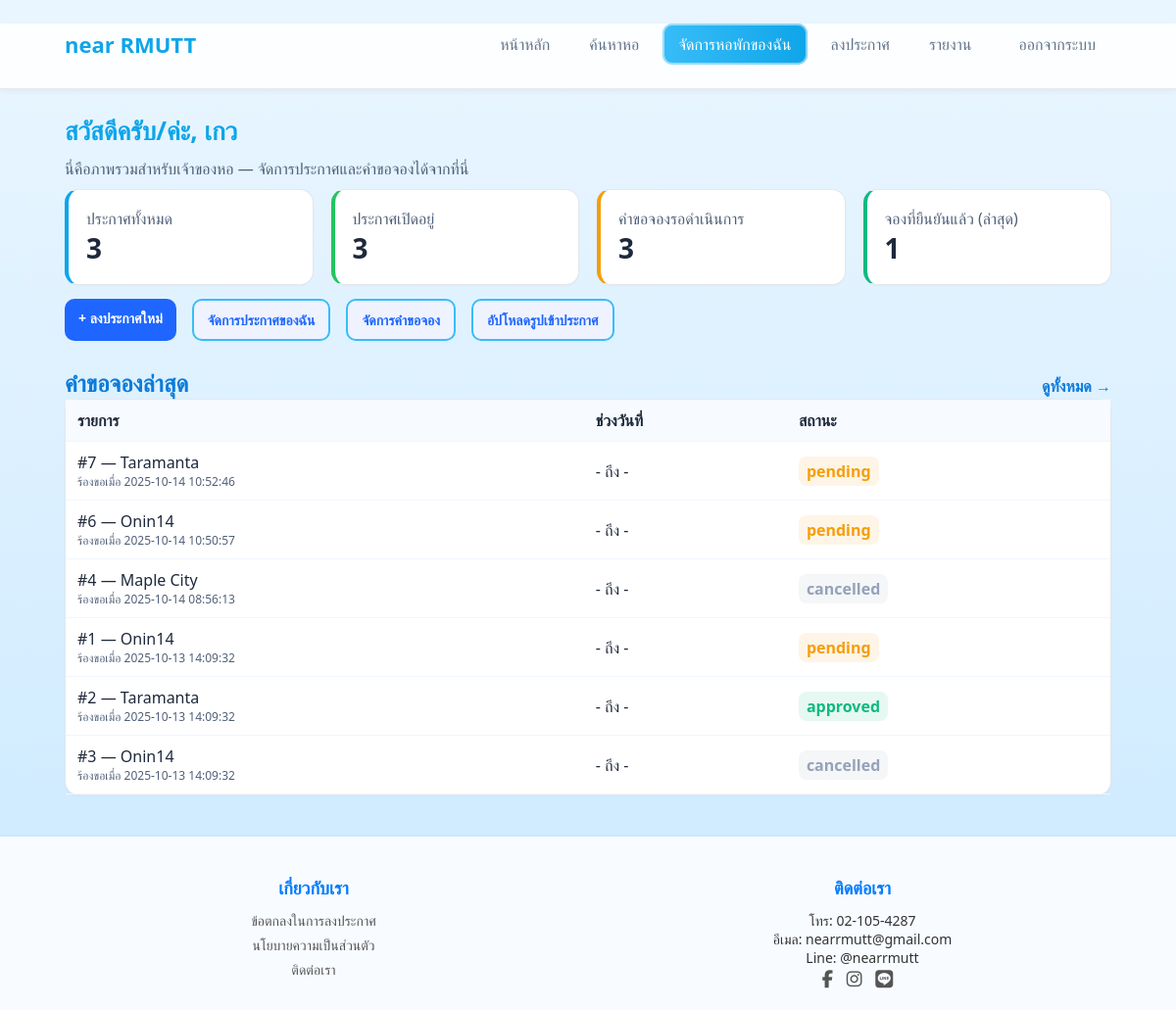
Screenshot of /owner_dashboard.php (signed in) with the database file from the repository.
### tables this page shows
CREATE TABLE `bookings` (
  `id` int(11) NOT NULL,
  `listing_id` int(11) NOT NULL,
  `tenant_id` int(11) NOT NULL,
  `start_date` date NOT NULL,
  `end_date` date NOT NULL,
  `status` enum('pending','approved','rejected','cancelled') DEFAULT 'pending',
  `total_price` decimal(10,2) DEFAULT 0.00,
  `created_at` timestamp NOT NULL DEFAULT current_timestamp()
);

CREATE TABLE `listings` (
  `id` int(11) NOT NULL,
  `owner_id` int(11) NOT NULL,
  `title` varchar(150) NOT NULL,
  `area` varchar(100) DEFAULT NULL,
  `type` varchar(50) DEFAULT NULL,
  `price` decimal(10,2) NOT NULL,
  `description` text DEFAULT NULL,
  `status` enum('active','inactive') DEFAULT 'active',
  `created_at` timestamp NOT NULL DEFAULT current_timestamp(),
  `deposit` decimal(10,2) DEFAULT NULL,
  `electricity_rate` varchar(60) DEFAULT NULL,
  `water_rate` varchar(60) DEFAULT NULL,
  `other_fee` decimal(10,2) DEFAULT NULL,
  `internet` varchar(100) DEFAULT NULL,
  `details_long` mediumtext DEFAULT NULL,
  `contact_phone` varchar(32) DEFAULT NULL,
  `contact_line` varchar(64) DEFAULT NULL,
  `contact_facebook` varchar(255) DEFAULT NULL,
  `contact_email` varchar(255) DEFAULT NULL,
  `map_url` varchar(255) DEFAULT NULL
);

### owner_dashboard.php (the view, shortened to what this page needs)
<?php
include __DIR__.'/header.php';
include __DIR__.'/conn.php';
$owner_id = (int)$_SESSION['user_id'];
$stmt = $mysqli->prepare("SELECT COUNT(*) FROM listings WHERE owner_id = ?");
$stmt->bind_param('i', $owner_id);
$stmt->execute();
$tot_listings = (int)$stmt->get_result()->fetch_row()[0];
$stmt = $mysqli->prepare("SELECT COUNT(*) FROM listings WHERE owner_id = ? AND status = 'active'");
$stmt->bind_param('i', $owner_id);
$stmt->execute();
$active_list = (int)$stmt->get_result()->fetch_row()[0];
$pending_bk  = 0;
$approved_bk = 0;
$recent      = [];
$hasBookings = $mysqli->query("SHOW TABLES LIKE 'bookings'")->num_rows > 0;
if ($hasBookings) {
  $stmt = $mysqli->prepare("
    SELECT COUNT(*)
    FROM bookings b
    JOIN listings l ON l.id = b.listing_id
    WHERE l.owner_id = ? AND b.status = 'pending'
  ");
  $stmt->bind_param('i', $owner_id);
  $stmt->execute();
  $pending_bk = (int)$stmt->get_result()->fetch_row()[0];
  $stmt = $mysqli->prepare("
    SELECT COUNT(*)
    FROM bookings b
    JOIN listings l ON l.id = b.listing_id
    WHERE l.owner_id = ? AND b.status = 'approved'
  ");
  $stmt->bind_param('i', $owner_id);
  $stmt->execute();
  $approved_bk = (int)$stmt->get_result()->fetch_row()[0];
  $stmt = $mysqli->prepare("
    SELECT
      b.id,
      b.created_at,
      b.status,
      l.title,
      NULL AS checkin_date,
      NULL AS checkout_date
    FROM bookings b
    JOIN listings l ON l.id = b.listing_id
    WHERE l.owner_id = ?
    ORDER BY b.created_at DESC
    LIMIT 6
  ");
  $stmt->bind_param('i', $owner_id);
  $stmt->execute();
  $recent = $stmt->get_result()->fetch_all(MYSQLI_ASSOC);
}
?>
<main class="container">
  <h1 class="title">สวัสดีครับ/ค่ะ, <?= htmlspecialchars($_SESSION['name'] ?? '') ?></h1>
  <p class="muted">นี่คือภาพรวมสำหรับเจ้าของหอ — จัดการประกาศและคำขอจองได้จากที่นี่</p>
  <div class="listings-grid" style="grid-template-columns:repeat(4,1fr);">
    <div class="card" style="border-left:4px solid #0ea5e9">
      <div class="muted">ประกาศทั้งหมด</div>
      <div style="font-size:28px;font-weight:800;"><?= (int)$tot_listings ?></div>
    </div>
    <div class="card" style="border-left:4px solid #22c55e">
      <div class="muted">ประกาศเปิดอยู่</div>
      <div style="font-size:28px;font-weight:800;"><?= (int)$active_list ?></div>
    </div>
    <div class="card" style="border-left:4px solid #f59e0b">
      <div class="muted">คำขอจองรอดำเนินการ</div>
      <div style="font-size:28px;font-weight:800;"><?= (int)$pending_bk ?></div>
    </div>
    <div class="card" style="border-left:4px solid #10b981">
      <div class="muted">จองที่ยืนยันแล้ว (ล่าสุด)</div>
      <div style="font-size:28px;font-weight:800;"><?= (int)$approved_bk ?></div>
    </div>
  </div>
  <div class="row v-gap" style="margin-top:14px">
    <a class="btn" href="listing_new.php">+ ลงประกาศใหม่</a>
    <a class="btn ghost" href="owner_listings.php">จัดการประกาศของฉัน</a>
    <a class="btn ghost" href="owner_bookings.php">จัดการคำขอจอง</a>
    <a class="btn ghost" href="upload_images.php">อัปโหลดรูปเข้าประกาศ</a>
  </div>
  <section class="section">
    <div class="section-head">
      <h2>คำขอจองล่าสุด</h2>
      <a class="link" href="owner_bookings.php">ดูทั้งหมด →</a>
    </div>
    <?php if(empty($recent)): ?>
      <div class="card">ยังไม่มีคำขอจอง</div>
    <?php else: ?>
      <div class="card" style="padding:0">
        <table style="width:100%;border-collapse:collapse">
          <thead>
            <tr style="background:#f7fbff">
              <th style="text-align:left;padding:10px 12px;border-bottom:1px solid #eef6ff">รายการ</th>
              <th style="text-align:left;padding:10px 12px;border-bottom:1px solid #eef6ff">ช่วงวันที่</th>
              <th style="text-align:left;padding:10px 12px;border-bottom:1px solid #eef6ff">สถานะ</th>
            </tr>
          </thead>
          <tbody>
            <?php foreach($recent as $r): ?>
              <tr>
                <td style="padding:10px 12px;border-bottom:1px solid #f0f6ff">
                  #<?= (int)$r['id'] ?> — <?= htmlspecialchars($r['title']) ?>
                  <div class="muted" style="font-size:12px">ร้องขอเมื่อ <?= htmlspecialchars($r['created_at']) ?></div>
                </td>
                <td style="padding:10px 12px;border-bottom:1px solid #f0f6ff">
                  <?= htmlspecialchars($r['checkin_date'] ?? '-') ?> ถึง <?= htmlspecialchars($r['checkout_date'] ?? '-') ?>
                </td>
                <td style="padding:10px 12px;border-bottom:1px solid #f0f6ff">
                  <?php
                    $st = $r['status'];
                    $badge = ['pending'=>'#f59e0b','approved'=>'#10b981','rejected'=>'#ef4444'][$st] ?? '#94a3b8';
                  ?>
                  <span style="background:<?= $badge ?>1a;color:<?= $badge ?>;padding:4px 8px;border-radius:8px;font-weight:700">
                    <?= htmlspecialchars($st) ?>
                  </span>
                </td>
              </tr>
            <?php endforeach; ?>
          </tbody>
        </table>
      </div>
    <?php endif; ?>
  </section>
</main>
<?php include __DIR__.'/footer.php'; ?>

### style.css (style rules this page uses)
:root { --bg: #eaf4ff; --card: #ffffff; --text: #1e293b; --muted: #64748b; --primary: #38bdf8; --primary-2: #0ea5e9; --border: rgba(0,0,0,.08); --radius: 14px; --shadow: 0 4px 15px rgba(56,189,248,.2); }
* { box-sizing:border-box; margin:0; padding:0; }
body { font-family: 'Segoe UI', Poppins, sans-serif; background: linear-gradient(180deg, #eaf6ff 0%, #cbe9ff 100%); color: var(--text); min-height: 100vh; }
.container { max-width:1000px; margin-inline:auto; padding:24px; }
.row { display:flex; gap:12px; }
.v-gap { gap:16px; }
.card { background:var(--card); border:1px solid var(--border); border-radius:var(--radius); padding:18px; box-shadow:var(--shadow); }
.btn { background:linear-gradient(180deg,var(--primary),var(--primary-2)); color:#fff; border:0; border-radius:12px; padding:10px 18px; font-weight:600; cursor:pointer; transition:.25s; text-decoration:none; display:inline-flex; align-items:center; justify-content:center; }
.btn.ghost { background:transparent; color:var(--primary-2); border:2px solid var(--primary); }
.title { font-size:26px; color:var(--primary-2); margin-bottom:10px; }
.muted { color:var(--muted); }
.btn { background: linear-gradient(135deg, #00aaff, #0088ff); color: white; border: none; border-radius: 8px; padding: 6px 14px; font-size: 14px; cursor: pointer; transition: background 0.3s, transform 0.2s; display: inline-block; font-weight: 600; }
.section { margin:26px 0; }
.section-head { display:flex; align-items:baseline; gap:12px; justify-content:space-between; }
.section-head h2 { margin:0; color:#0b7bdb; }
.link { color:#0b7bdb; text-decoration:none; font-weight:700; }
.listings-grid { display:grid; grid-template-columns:repeat(3, minmax(0,1fr)); gap:18px; margin-top:10px; }
.container { max-width:1100px; margin:24px auto; padding:0 16px; }
.card { background:#fff; border:1px solid #e5e7eb; border-radius:14px; box-shadow:0 1px 2px rgba(0,0,0,.03); }
.btn { display:inline-block; padding:10px 14px; border-radius:10px; background:#1e66ff; color:#fff; text-decoration:none; font-weight:600; }
.btn.ghost { background:#eef3ff; color:#1e66ff; }
.muted { color:#506079; }

### rows the page displays
bookings: id "7", listing.title "Taramanta", created_at "2025-10-14 10:52:46", checkin_date "-", checkout_date "-", status "pending"
bookings: id "6", listing.title "Onin14", created_at "2025-10-14 10:50:57", checkin_date "-", checkout_date "-", status "pending"
bookings: id "4", listing.title "Maple City", created_at "2025-10-14 08:56:13", checkin_date "-", checkout_date "-", status "cancelled"
bookings: id "1", listing.title "Onin14", created_at "2025-10-13 14:09:32", checkin_date "-", checkout_date "-", status "pending"
bookings: id "2", listing.title "Taramanta", created_at "2025-10-13 14:09:32", checkin_date "-", checkout_date "-", status "approved"
bookings: id "3", listing.title "Onin14", created_at "2025-10-13 14:09:32", checkin_date "-", checkout_date "-", status "cancelled"

### other values shown
$_SESSION['name'] "เกว"
$tot_listings "3"
$active_list "3"
$pending_bk "3"
$approved_bk "1"
